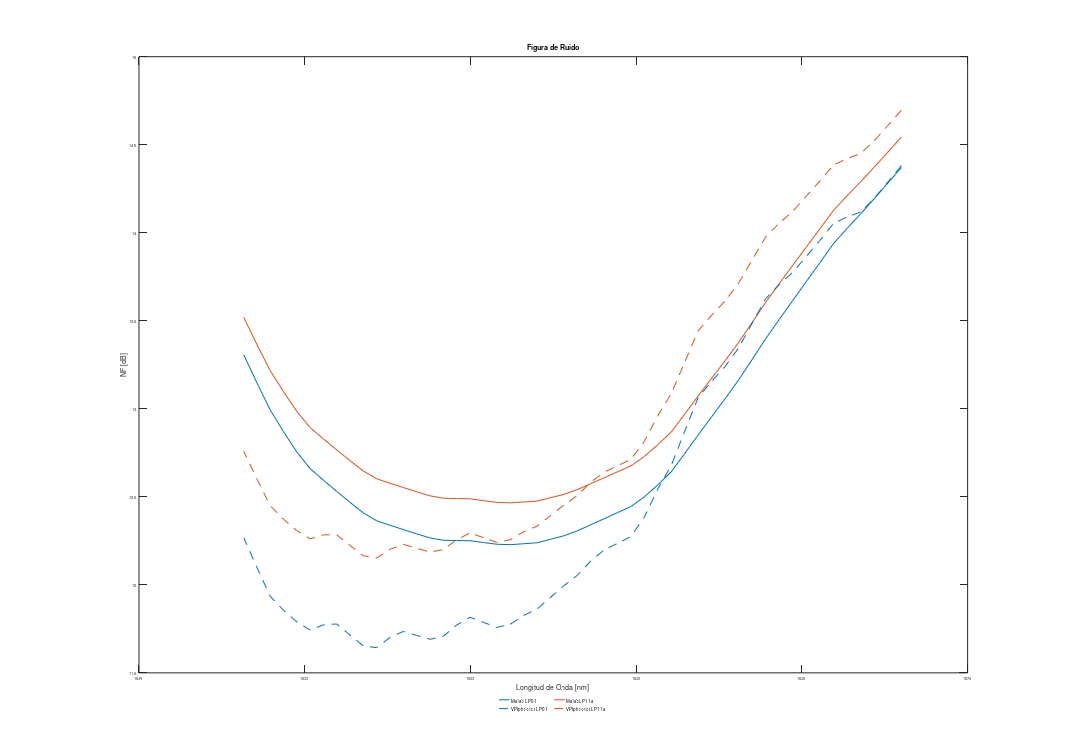

MATLAB code to generate this figure:
clear all; close all; clc

set( gcf,'PaperSize',[29.7 21.0], 'PaperPosition',[0 0 29.7 21.0])


% SAVE:
% print -dpdf 'NAME'

% DAT = [lambdas Gain01 lambdas Gain11a frecuencias NF01 NF11a];
load("MatlabSigGains.mat")
%load("MatlabDat.mat")
load("ModeGain.mat")
load("AmplifiedSignals.mat");

%% GANANCIAS

% figure(1)

% plot(DAT(:,1).*1e9,DAT(:,2), "DisplayName","LP01 - Simulador Matlab" , Color= '#0072BD') ; hold on
% plot(AmplifiedSignals(:,1),AmplifiedSignals(:,2),"DisplayName","LP01 - VPIPhotonics" , LineStyle="--", Color= '#0072BD' ) ; 
% plot(DAT(:,1).*1e9,DAT(:,4),  "DisplayName","LP11a - Simulador Matlab", "Color", '#D95319' )
% plot(AmplifiedSignals(:,1),AmplifiedSignals(:,4),"DisplayName","LP11a - VPIPhotonics", LineStyle="--" , Color='#D95319') 
% xlabel('Longitud de Onda [nm]') ; ylabel('Ganancia [dB]') ; title("Ganancia EDFA con Bombeo en LP12a") ; 
% legend('Location', 'southoutside','Orientation','horizontal','Box','off', "NumColumns" , 4)
% 
% DG01 =  abs(DAT(:,2) - AmplifiedSignals(:,2)) ;
% DG11 = abs(DAT(:,4) - AmplifiedSignals(:,4)) ;
%     % Diferencia de Ganancias
% yyaxis right
% ylabel('Diferencia de Ganancias')
% plot(DAT(:,1).*1e9 , DG01 ,  "-o" , DisplayName = "DG - LP01" , Color='#0072BD')
% plot(DAT(:,1).*1e9 , DG11 ,  "-o" , DisplayName = "DG - LP11a" , Color='#D95319')
% ylim([0, 2]) ; %grid minor




%% NOISE FIGURE
% figure(2)
% 
% plot(DAT(:,1).*1e9,DAT(:,6), "DisplayName","LP01 - Simulador" , Color= '#0072BD') ; 
% hold on
% plot(AmplifiedSignals(:,1),fliplr(ModeGainsandNFs(:,4)),"DisplayName","LP01 - VPIPhotonics" , LineStyle="--", Color= '#0072BD' ) ; 
% plot(DAT(:,1).*1e9,DAT(:,7),  "DisplayName","LP11a - Simulador", "Color", '#D95319' )
% plot(AmplifiedSignals(:,1),fliplr(ModeGainsandNFs(:,8)),"DisplayName","LP11a - VPIPhotonics", LineStyle="--" , Color='#D95319') 
% xlabel('Longitud de Onda [nm]') ; ylabel('Noise Figure [dB]') ; title("Comparación de NF obtenidas mediante Simulador y VPIphotonics") ; 
% legend('Location', 'southoutside','Orientation','horizontal','Box','off')
% 
% 
% 
% VPISignal(end,1) = VPISignal(end,1)/1e10;
% zVPI = VPISignal(:,1);
% %lambda = DAT(1,1);  % ORDENADOS DE MAYOR A MENOR, IGUAL QE LOS DE VPISIGNAL
% 
% 
% colors = ["#0072BD" , "#D95319" , "#EDB120" , "#7E2F8E" , "#77AC30" , "#4DBEEE" , "#A2142F"];
% 
% for i = 0
%     lambda = DAT(1+i,1);
%     plot(z,S01(1+i,:), "DisplayName",strcat("LP01 - Simulador @", int2str(lambda*1e9) , "nm"), Color= colors(i+1)) ; 
%     hold on
%     plot(zVPI,VPISignal_01(:,1+i),"DisplayName",strcat("LP01 - VPIPhotonics",int2str(lambda*1e9) , "nm" ) , LineStyle="--", Color= colors(i+1) ) ;
% end
% %plot(DAT(:,1).*1e9,DAT(:,7),  "DisplayName","LP11a - Simulador", "Color", '#D95319' )
% %plot(AmplifiedSignals(:,1),fliplr(ModeGainsandNFs(:,8)),"DisplayName","LP11a - VPIPhotonics", LineStyle="--" , Color='#D95319') 
% xlabel('Posición en EDFA [m]') ; ylabel('Potencia [dBm]') ; title("Comparación de Evolución Potencias obtenidas mediante Simulador y VPIphotonics") ; 
% legend('Location', 'southoutside','Orientation','horizontal','Box','off')


%% Propagación

load('VPI_EDFAmmDifPump_axialdist.mat') 
load("MatlabS01.mat")
load("MatlabS11_a.mat")
load("MatlabEDFA_Pump12a.mat")

% % %              Propagación SEÑAL LP01

% z = linspace(0,5,length(S01(1,:)));
% zvpi = linspace(0,5,length(vpiedfamm.axialdist.Sig.LP_01(:,1)));
% 
% 
% for i=0:6
%     plot(z , EDFA.Nucleo1.signal.Potencia_dBm.LP_01(1+8*i,:) , "DisplayName", strcat(int2str(DAT(1+8*i,1)*1e9) , " nm")) ; hold on
% end
% set(gca,'ColorOrderIndex',1,'FontSize', 8)
% for i=0:6
%     plot(zvpi , vpiedfamm.axialdist.Sig.LP_01(:,1+8*i) , "DisplayName", strcat(int2str(DAT(1+8*i,1)*1e9) , " nm") , LineStyle="--" )
% end
% legend('Location', 'southoutside','Orientation','horizontal','Box','off', "NumColumns" , 7,'FontSize', 9)
% xlabel('Posición Axial [m]','FontSize', 14) ; ylabel('Potencia [dBm]','FontSize', 14); title('Distribución Axial de la Potencia de Señal LP01','FontSize', 14)


%               Propagacion SEÑAL LP11

% z = linspace(0,5,length(S01(1,:)));
% zvpi = linspace(0,5,length(vpiedfamm.axialdist.Sig.LP_01(:,1)));
% 
% 
% for i=0:6
%     plot(z , EDFA.Nucleo1.signal.Potencia_dBm.LP_11_a(1+8*i,:) , "DisplayName", strcat(int2str(DAT(1+8*i,1)*1e9) , " nm")) ; hold on
% end
% set(gca,'ColorOrderIndex',1,'FontSize',8)
% for i=0:6
%     plot(zvpi , vpiedfamm.axialdist.Sig.LP_11a(:,1+8*i) , "DisplayName", strcat(int2str(DAT(1+8*i,1)*1e9) , " nm") , LineStyle="--" )
% end
% legend('Location', 'southoutside','Orientation','horizontal','Box','off', "NumColumns" , 7,'FontSize', 9)
% xlabel('Posición Axial [m]','FontSize', 14) ; ylabel('Potencia [dBm]','FontSize', 14); title('Distribución Axial de la Potencia de Señal LP11a','FontSize', 14)

%               Propagación Bombeo

% z = linspace(0,5,length(S01(1,:)));
% zvpi = linspace(0,5,length(vpiedfamm.axialdist.Sig.LP_01(:,1)));
% 
% 
% plot(z , EDFA.Nucleo1.pump.Potencia_dBm.LP_12_a(1,:) , "DisplayName", "Matlab") ; hold on
% 
% plot(zvpi , vpiedfamm.axialdist.Pump(:,1) , "DisplayName", "VPIphotonics" )% ,LineStyle="--" )
% 
% set(gca,'FontSize', 8)
% legend('Location', 'southoutside','Orientation','horizontal','Box','off', "NumColumns" , 7,'FontSize', 9)
% xlabel('Posición Axial [m]','FontSize', 14) ; ylabel('Potencia [dBm]','FontSize', 14); title('Distribución Axial de la Potencia de Bombeo LP12a','FontSize', 14)
% ylim([8 31])


%% %               Propagación ASE , OSNR , NF
vpiasePos = [4 , 12 , 21, 29, 36, 45, 52];

Pan = EDFA.Nucleo1.Pan;
Pap = EDFA.Nucleo1.Pap;
z = linspace(0,3,length(S01(1,:)));
zvpi = linspace(0,3,length(vpiedfamm.axialdist.Sig.LP_01(:,1)));

% %         LP01
% % % ASE+ 
%  %%  Matlab
% for i=0:6
%     plot(z , Pap.LP_01(1+8*i,:) , "DisplayName", strcat(int2str(DAT(1+8*i,1)*1e9) , " nm")) ; hold on
% end
% % % %%  VPI
% set(gca,'ColorOrderIndex',1,'FontSize',8)
% for i=1:length(vpiasePos)
%     plot(zvpi , vpiedfamm.axialdist.ASE.LP_01(:,vpiasePos(i)) , "DisplayName", strcat(int2str(vpiedfamm.ASElam(1,vpiasePos(i))*1e9) , " nm") , LineStyle="--" )
% end
% 
% legend('Location', 'southoutside','Orientation','horizontal','Box','off', "NumColumns" , 7,'FontSize', 9)
% xlabel('Posición Axial [m]','FontSize', 14) ; ylabel('Potencia [dBm]','FontSize', 14); title('Distribución Axial de la Potencia de Ruido ASE+ en modo LP01','FontSize', 14)
% ylim([-90 -30])
% 
% maxAseDif = -100000;
% for i = 0:6
%     if maxAseDif < abs( Pap.LP_01(1+8*i,end) - vpiedfamm.axialdist.ASE.LP_01(end,vpiasePos(i+1)) )
%         maxAseDif = abs( Pap.LP_01(1+8*i,end) - vpiedfamm.axialdist.ASE.LP_01(end,vpiasePos(i+1)) ) ;
%         maxdiffLambda = (DAT(1+8*i,1)*1e9);
%     end
% end
% %dB
% for i = 0:6
%     if maxAseDif < abs( 1e-3*10.^(Pap.LP_01(1+3*i,end)) - 1e-3*10.^(vpiedfamm.axialdist.ASE.LP_01(end,vpiasePos(i+1))) )
%         maxAseDifdB = 10*log10( abs( 1e-3*10.^(Pap.LP_01(1+3*i,end)) - 1e-3*10.^(vpiedfamm.axialdist.ASE.LP_01(end,vpiasePos(i+1))) )/1e3) ;
%         maxdiffLambda = (DAT(1+3*i,1)*1e9);
%     end
% end
% annotation('textbox', [0.1254, 0.148, 0, 0], 'string', 'Matlab')
% annotation('textbox', [0.1254, 0.128, 0, 0], 'string', 'VPIphotonics')

        % LP11a
%%%% ASE+ Matlab
% for i=0:6
%     plot(z , Pap.LP_11_a(1+8*i,:) , "DisplayName", strcat(int2str(DAT(1+8*i,1)*1e9) , " nm")) ; hold on
% end
% 
% set(gca,'ColorOrderIndex',1,'FontSize',8)
% 
% %%%% ASE+ VPI
% for i=1:length(vpiasePos)
%     plot(zvpi , vpiedfamm.axialdist.ASE.LP_11a(:,vpiasePos(i)) , "DisplayName", strcat(int2str(vpiedfamm.ASElam(1,vpiasePos(i))*1e9) , " nm") , LineStyle="--" )
% end
% 
% legend('Location', 'southoutside','Orientation','horizontal','Box','off', "NumColumns" , 7,'FontSize', 9)
% xlabel('Posición Axial [m]','FontSize', 14) ; ylabel('Potencia [dBm]','FontSize', 14); title('Distribución Axial de la Potencia de Ruido ASE+ en modo LP11a','FontSize', 14)
% ylim([-90 -30])
% 
% maxAseDif = -100000;
% for i = 0:6
%     if maxAseDif < abs( Pap.LP_11_a(1+8*i,end) - vpiedfamm.axialdist.ASE.LP_11a(end,vpiasePos(i+1)) )
%         maxAseDif = abs( Pap.LP_11_a(1+8*i,end) - vpiedfamm.axialdist.ASE.LP_11a(end,vpiasePos(i+1)) ) ;
%         maxdiffLambda = (DAT(1+8*i,1)*1e9);
%     end
% end
% annotation('textbox', [0.1254, 0.148, 0, 0], 'string', 'Matlab')
% annotation('textbox', [0.1254, 0.128, 0, 0], 'string', 'VPIphotonics')


%               Propagación ASE + -

Pan = EDFA.Nucleo1.Pan;
Pap = EDFA.Nucleo1.Pap;
Pase = EDFA.Nucleo1.Pase;

z = linspace(0,3,length(S01(1,:)));
zvpi = linspace(0,3,length(vpiedfamm.axialdist.Sig.LP_01(:,1)));

% %% LP01
% ASE+ Matlab
% for i=0:6
%     plot(z , Pap.LP_01(1+8*i,:) , "DisplayName", strcat(int2str(DAT(1+8*i,1)*1e9) , " nm")) ; hold on
% end
% 
% % ASE- Matlab
% set(gca,'ColorOrderIndex',1,'FontSize',8)
% for i=0:6
%     plot(z , Pan.LP_01(1+8*i,:) , "DisplayName", strcat(int2str(DAT(1+8*i,1)*1e9) , " nm") ) ; hold on
% end
% 
% legend('Location', 'southoutside','Orientation','horizontal','Box','off', "NumColumns" , 7,'FontSize',9)
% xlabel('Posición Axial [m]','FontSize',14) ; ylabel('Potencia [dBm]','FontSize',14); title('Distribución Axial de Ruido ASE Total en modo LP01','FontSize',14)
% ylim([-90 -30])


% %% LP11a

% for i=0:6
%     plot(z , Pap.LP_11_a(1+8*i,:) , "DisplayName", strcat(int2str(DAT(1+8*i,1)*1e9) , " nm")) ; hold on
% end
% 
% % ASE- Matlab
% set(gca,'ColorOrderIndex',1,'FontSize',8)
% for i=0:6
%     plot(z , Pan.LP_11_a(1+8*i,:) , "DisplayName", strcat(int2str(DAT(1+8*i,1)*1e9) , " nm") ) ; hold on
% end
% 
% legend('Location', 'southoutside','Orientation','horizontal','Box','off', "NumColumns" , 7,'FontSize',9)
% xlabel('Posición Axial [m]','FontSize',14) ; ylabel('Potencia [dBm]','FontSize',14); title('Distribución Axial de Ruido ASE Total en modo LP11a','FontSize',14)
% ylim([-90 -30])




% % % NF Y OSNR
 
Pan = EDFA.Nucleo1.Pan;
Pap = EDFA.Nucleo1.Pap;
Pase = EDFA.Nucleo1.Pase;

Osnr01Matlab = EDFA.Nucleo1.signal.Potencia_dBm.LP_01 - Pap.LP_01;
NF01Matlab = Osnr01Matlab(:,2) - Osnr01Matlab(:,end);
Osnr11aMatlab = EDFA.Nucleo1.signal.Potencia_dBm.LP_11_a - Pap.LP_11_a;
NF11aMatlab = Osnr11aMatlab(:,2) - Osnr11aMatlab(:,end);


for i=1:50
    Osnr01VPI(:,i) = vpiedfamm.axialdist.Sig.LP_01(:,i) - vpiedfamm.axialdist.ASE.LP_01(:,i+3);
    Osnr11aVPI(:,i) = vpiedfamm.axialdist.Sig.LP_11a(:,i) - vpiedfamm.axialdist.ASE.LP_11a(:,i+3);
end
NF01VPI = Osnr01VPI(2,:) - Osnr01VPI(end,:);
NF11aVPI = Osnr11aVPI(2,:) - Osnr11aVPI(end,:);

plot(DAT(:,1).*1e9 , NF01Matlab , "DisplayName" , "Matlab LP01" ) , hold on
plot(DAT(:,1).*1e9 , NF11aMatlab , "DisplayName" , "MatlabLP11a" )

set(gca,'ColorOrderIndex',1,'FontSize',8)

plot(DAT(:,1).*1e9 , NF01VPI , "DisplayName" , "VPIphotonics LP01" , LineStyle="--"  )
plot(DAT(:,1).*1e9 , NF11aVPI , "DisplayName" , "VPIphotonics LP11a" , LineStyle="--"  )

legend('Location', 'southoutside','Orientation','horizontal','Box','off', "NumColumns" , 2,'FontSize',9)
xlabel('Longitud de Onda [nm]','FontSize',14) ; ylabel('NF [dB]','FontSize',14); title('Figura de Ruido','FontSize',14)
%ylim([8 15])

for i=1:length(NF01VPI)
    DiffNF01(1,i) = (abs(NF01VPI(i) - NF01Matlab(i)));
    DiffNF01(2,i) = DAT(i,1);
    DiffNF11(1,i) = (abs(NF11aVPI(i) - NF11aMatlab(i)));
    DiffNF11(2,i) = DAT(i,1);
end

%annotation('textbox', [0.28, 0.148, 0, 0], 'string', 'Matlab')
%annotation('textbox', [0.28, 0.128, 0, 0], 'string', 'VPIphotonics')



%% N1 y N2

% plot(z,EDFA.Nucleo1.N1 , "DisplayName" , "Iones en estado basal (N1)") ; hold on
% plot(z,EDFA.Nucleo1.N2 , "DisplayName" , "Iones en estado basal (N2)")
% set(gca,'ColorOrderIndex',1,'FontSize',8)
% 
% legend('Location', 'southoutside','Orientation','horizontal','Box','off', "NumColumns" , 1,'FontSize',9)
% xlabel('Posición Axial [m]','FontSize',14) ; ylabel('Cantidad de Iones','FontSize',14); title('Distribución Axial de Densidades Poblacionenales de Iones','FontSize',14)





%% Cargar resultado vpi.. desde columna ec
% VPISignal = resultadovpipropagacionaxial;
% 
% for i=0:19
%     VPISignal_01(:,i+1) = VPISignal(:,2+4*i)/10e13;
%     VPISignal_11a(:,i+1) = VPISignal(:,4+4*i)/10e13;
% end
% VPISignal_01([1,2],:) = VPISignal_01([1,2],:).*10e13;
% VPISignal_11a([1,2],:) = VPISignal_11a([1,2],:).*10e13;
